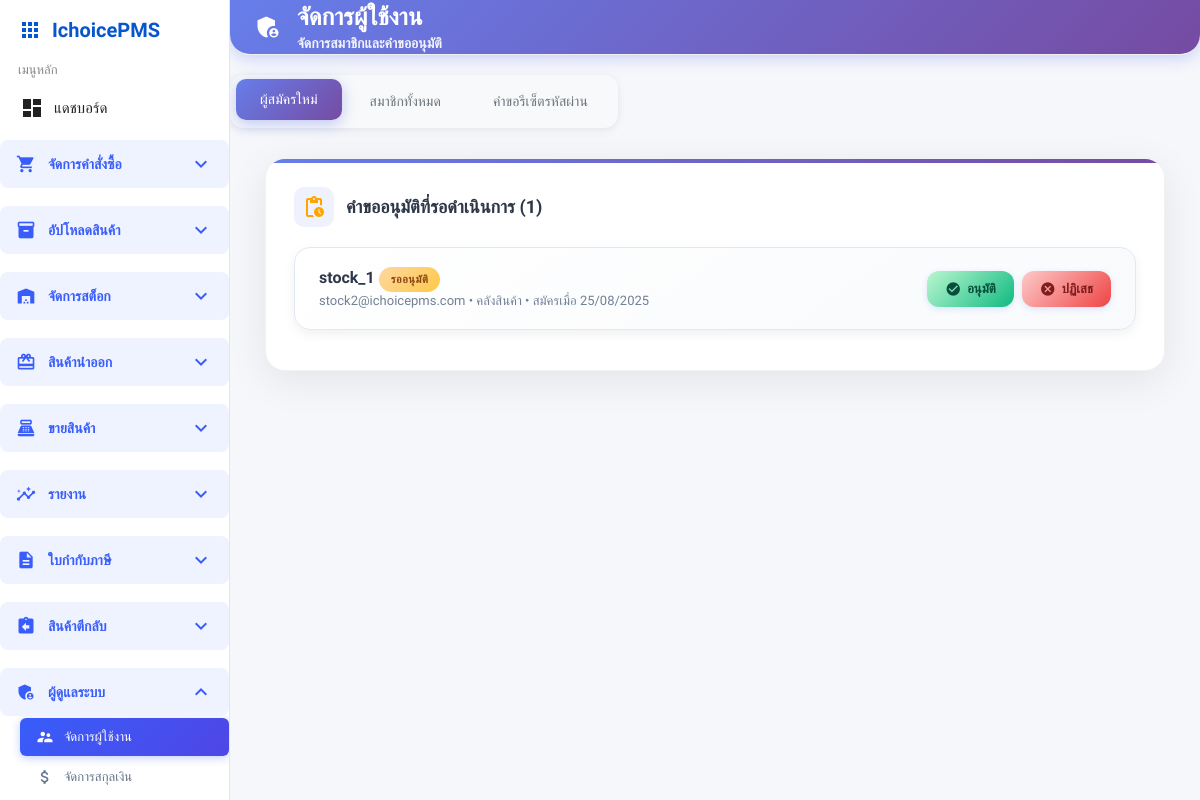
Before: /admin/admin_users.php (signed in) with the older database file.
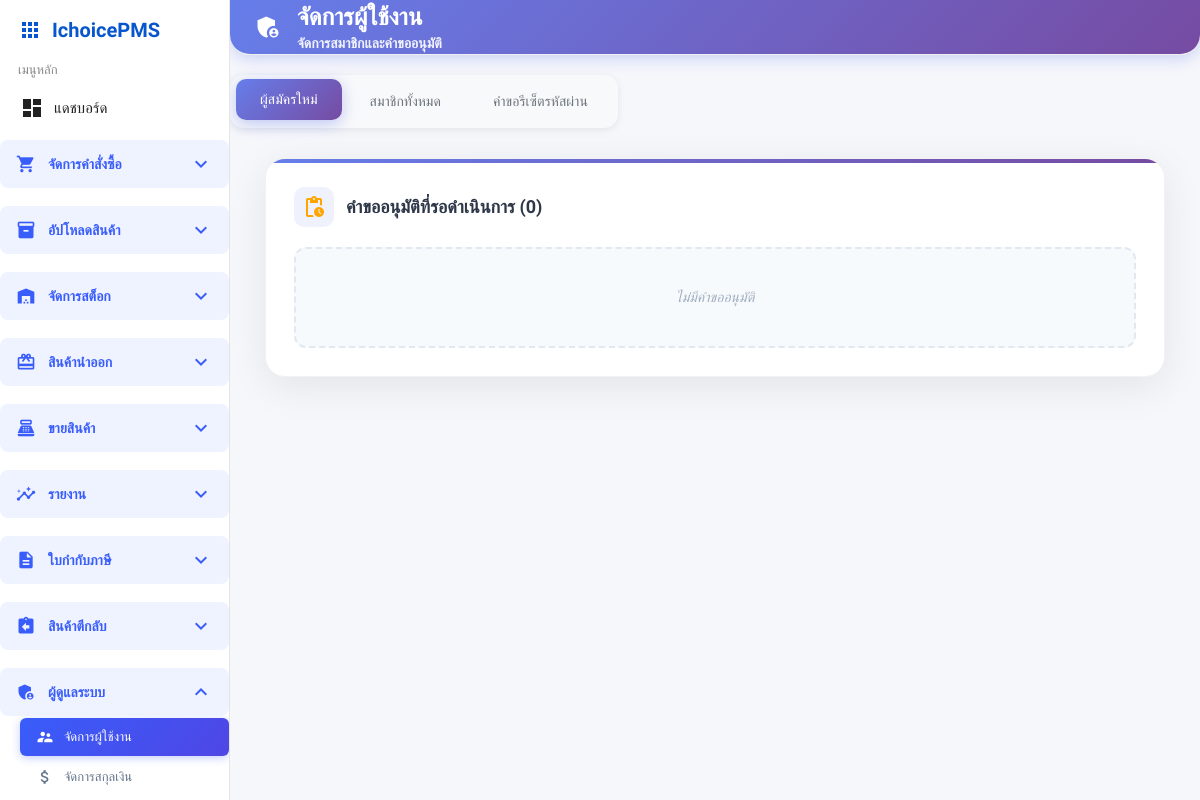
After: the same page with the newer database file.
### tables this page shows
CREATE TABLE `users` (
  `user_id` int(11) NOT NULL,
  `name` varchar(100) NOT NULL,
  `email` varchar(100) NOT NULL,
  `password` varchar(255) NOT NULL,
  `department` varchar(50) DEFAULT NULL,
  `role` enum('staff','manager','admin') DEFAULT 'staff',
  `is_approved` tinyint(1) DEFAULT 0,
  `status` enum('pending','approved','rejected') DEFAULT 'pending',
  `created_at` datetime DEFAULT current_timestamp(),
  `require_password_change` tinyint(1) DEFAULT 0
);

### admin/admin_users.php (the view, shortened to what this page needs)
<?php
require_once '../config/db_connect.php';
$pending_users = $pdo->query("SELECT * FROM users WHERE status='pending' ORDER BY created_at ASC")->fetchAll();
?>
<!DOCTYPE html>
<html lang="th">
<head>
<link rel="stylesheet" href="../assets/base.css">
<link rel="stylesheet" href="../assets/sidebar.css">
<link rel="stylesheet" href="../assets/components.css">
<link rel="stylesheet" href="https://cdnjs.cloudflare.com/ajax/libs/font-awesome/6.5.1/css/all.min.css">
</head>
<body>
<?php  include '../templates/sidebar.php'; ?>
<div class="mainwrap">
    <div class="topbar" style="background: linear-gradient(135deg, #667eea 0%, #764ba2 100%); color: white; padding: 24px; border-radius: 0 0 20px 20px; margin-bottom: 20px; box-shadow: 0 4px 15px rgba(102, 126, 234, 0.3);">
        <div style="display: flex; align-items: center; gap: 15px;">
            <span class="material-icons" style="font-size: 28px;">admin_panel_settings</span>
            <div>
                <h1 style="margin: 0; font-size: 24px; font-weight: 700;">จัดการผู้ใช้งาน</h1>
                <p style="margin: 4px 0 0 0; opacity: 0.9; font-size: 14px;">จัดการสมาชิกและคำขออนุมัติ</p>
            </div>
        </div>
    </div>
    <div class="tabs">
        <button class="tabbtn active" data-tab="pending-users">ผู้สมัครใหม่</button>
        <button class="tabbtn" data-tab="approved-users">สมาชิกทั้งหมด</button>
        <button class="tabbtn" data-tab="reset-requests">คำขอรีเซ็ตรหัสผ่าน</button>
    </div>
    <div id="pending-users" class="tabcontent active">
        <div class="card-sec">
            <div class="card">
                <div class="card-title"><span class="material-icons" style="color:orange;">pending_actions</span> คำขออนุมัติที่รอดำเนินการ (<?=count($pending_users)?>)</div>
                <div class="user-list">
                <?php if(!$pending_users): ?><div class="card-empty">ไม่มีคำขออนุมัติ</div><?php else: foreach($pending_users as $u): ?>
                    <div class="usercard">
                        <div class="user-info">
                            <div><?=htmlspecialchars($u['name'])?> <span class="status-badge status-pending">รออนุมัติ</span></div>
                            <small><?=htmlspecialchars($u['email'])?> &bull; <?=htmlspecialchars($u['department'])?> &bull; สมัครเมื่อ <?=date('d/m/Y', strtotime($u['created_at']))?></small>
                        </div>
                        <div class="action-btns">
                            <a href="#" class="action-btn btn-approve" data-uid="<?=$u['user_id']?>">
                                <span class="material-icons" style="font-size: 16px;">check_circle</span>
                                อนุมัติ
                            </a>
                            <a href="?reject_id=<?=$u['user_id']?>" class="action-btn reject" onclick="return confirm('ไม่อนุมัติและลบผู้ใช้นี้?')">
                                <span class="material-icons" style="font-size: 16px;">cancel</span>
                                ปฏิเสธ
                            </a>
                        </div>
                    </div>
                <?php endforeach; endif; ?>
                </div>
            </div>
        </div>
    </div>
</div>
</body>
</html>

Changed rows visible on the page:
removed users: name "stock_1", email "stock2@ichoicepms.com", department "คลังสินค้า", created_at "25/08/2025"
Other visible differences:
count($pending_users): "1" → "0"
text now shown: "ไม่มีคำขออนุมัติ"
